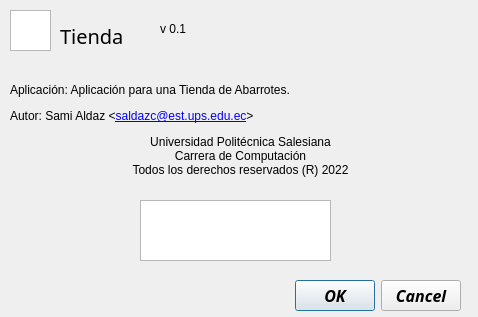
<?xml version="1.0" encoding="UTF-8"?>
<ui version="4.0">
 <class>Acerca</class>
 <widget class="QDialog" name="Acerca">
  <property name="geometry">
   <rect>
    <x>0</x>
    <y>0</y>
    <width>478</width>
    <height>317</height>
   </rect>
  </property>
  <property name="windowTitle">
   <string>Dialog</string>
  </property>
  <widget class="QLabel" name="label">
   <property name="geometry">
    <rect>
     <x>60</x>
     <y>10</y>
     <width>101</width>
     <height>51</height>
    </rect>
   </property>
   <property name="font">
    <font>
     <family>Amarillo</family>
     <pointsize>15</pointsize>
     <italic>false</italic>
     <bold>false</bold>
    </font>
   </property>
   <property name="styleSheet">
    <string notr="true">font: 15pt &quot;Amarillo&quot;;</string>
   </property>
   <property name="text">
    <string>Tienda</string>
   </property>
  </widget>
  <widget class="QLabel" name="label_4">
   <property name="geometry">
    <rect>
     <x>10</x>
     <y>60</y>
     <width>461</width>
     <height>141</height>
    </rect>
   </property>
   <property name="styleSheet">
    <string notr="true">font: 700 13pt &quot;Letters for Learners&quot;;</string>
   </property>
   <property name="text">
    <string>&lt;html&gt;&lt;head/&gt;&lt;body&gt;&lt;p&gt;Aplicación:&lt;span style=&quot; font-weight:400;&quot;&gt; Aplicación para una Tienda de Abarrotes.&lt;/span&gt;&lt;/p&gt;&lt;p&gt;Autor:&lt;span style=&quot; font-weight:400;&quot;&gt; Sami Aldaz &amp;lt;&lt;/span&gt;&lt;a href=&quot;https://outlook.office.com/mail/&quot;&gt;&lt;span style=&quot; font-weight:400; text-decoration: underline; color:#0000ff;&quot;&gt;saldazc@est.ups.edu.ec&lt;/span&gt;&lt;/a&gt;&lt;span style=&quot; font-weight:400;&quot;&gt;&amp;gt;&lt;/span&gt;&lt;/p&gt;&lt;p align=&quot;center&quot;&gt;Universidad Politécnica Salesiana&lt;span style=&quot; font-weight:400;&quot;&gt;&lt;br/&gt;Carrera de Computación&lt;br/&gt;Todos los derechos reservados (R) 2022&lt;/span&gt;&lt;/p&gt;&lt;/body&gt;&lt;/html&gt;</string>
   </property>
   <property name="textFormat">
    <enum>Qt::RichText</enum>
   </property>
  </widget>
  <widget class="QDialogButtonBox" name="buttonBox">
   <property name="geometry">
    <rect>
     <x>0</x>
     <y>280</y>
     <width>461</width>
     <height>31</height>
    </rect>
   </property>
   <property name="font">
    <font>
     <family>Avengeance Heroic Avenger</family>
     <pointsize>12</pointsize>
     <italic>true</italic>
     <bold>true</bold>
    </font>
   </property>
   <property name="styleSheet">
    <string notr="true">font: 700 italic 12pt &quot;Avengeance Heroic Avenger&quot;;</string>
   </property>
   <property name="orientation">
    <enum>Qt::Horizontal</enum>
   </property>
   <property name="standardButtons">
    <set>QDialogButtonBox::Cancel|QDialogButtonBox::Ok</set>
   </property>
  </widget>
  <widget class="QLabel" name="outVersion">
   <property name="geometry">
    <rect>
     <x>160</x>
     <y>20</y>
     <width>67</width>
     <height>17</height>
    </rect>
   </property>
   <property name="text">
    <string>v 0.1</string>
   </property>
  </widget>
  <widget class="QGraphicsView" name="graphicsView">
   <property name="geometry">
    <rect>
     <x>140</x>
     <y>200</y>
     <width>191</width>
     <height>61</height>
    </rect>
   </property>
   <property name="styleSheet">
    <string notr="true">border-image: url(:/new/prefix1/Recursos/img/Universidad.png);</string>
   </property>
  </widget>
  <widget class="QGraphicsView" name="graphicsView_2">
   <property name="geometry">
    <rect>
     <x>10</x>
     <y>10</y>
     <width>41</width>
     <height>41</height>
    </rect>
   </property>
   <property name="styleSheet">
    <string notr="true">border-image: url(:/new/prefix1/Recursos/img/Tienda.png);</string>
   </property>
  </widget>
 </widget>
 <resources/>
 <connections/>
</ui>
